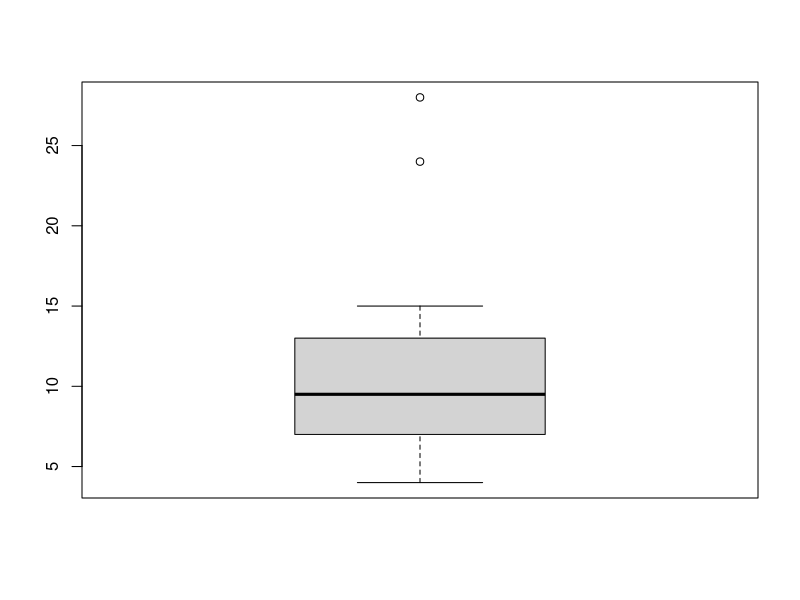

Reproduce this figure in R.
# ----- Outlier Detection ----
# Reference : https://www.reneshbedre.com/blog/find-outliers.html
# Reference : https://en.wikipedia.org/wiki/Median_absolute_deviation
# Reference : https://stats.stackexchange.com/questions/121071/can-we-use-leave-one-out-mean-and-standard-deviation-to-reveal-the-outliers/121075#121075

# study data
x <- c(10, 4, 6, 8, 9, 8, 7, 6, 12, 14, 11, 9, 8, 4, 5, 10, 14, 12, 15, 7, 10, 14, 24, 28)

# Boxplot & IQR ----
boxplot(x)
IQR(x)
x_med <- median(x)
q_25 <- quantile(x, probs = 0.25)
q_75 <- quantile(x, probs = 0.75)
iqr <- q_75 - q_25
iqr
t_min <- q_25 - (1.5 * iqr)
t_max <- q_75 + (1.5 * iqr)
# outlier
x[which(x < t_min | x > t_max)]
x_rm_outlier <- x[which(x > t_min & x < t_max)]
# top whisker max after remove outlier
max(x_rm_outlier)
min(x_rm_outlier)

# MED-MAD : Median & MAD ----
med <- median(x)
normal_distribution_constant <- 1.4826
abs_dev <- abs(x - med)
mad <- normal_distribution_constant * median(abs(abs_dev))
outlier_level <- 3
t_min <- med - (outlier_level * mad)
t_max <- med + (outlier_level * mad)
x[which(x < t_min | x > t_max)]

# Mean & SD ----
x_mean <- mean(x)
x_sd <- sd(x)
t_min <- x_mean - (outlier_level * x_sd)
t_max <- x_mean + (outlier_level * x_sd)
x[which(x < t_min | x > t_max)]
